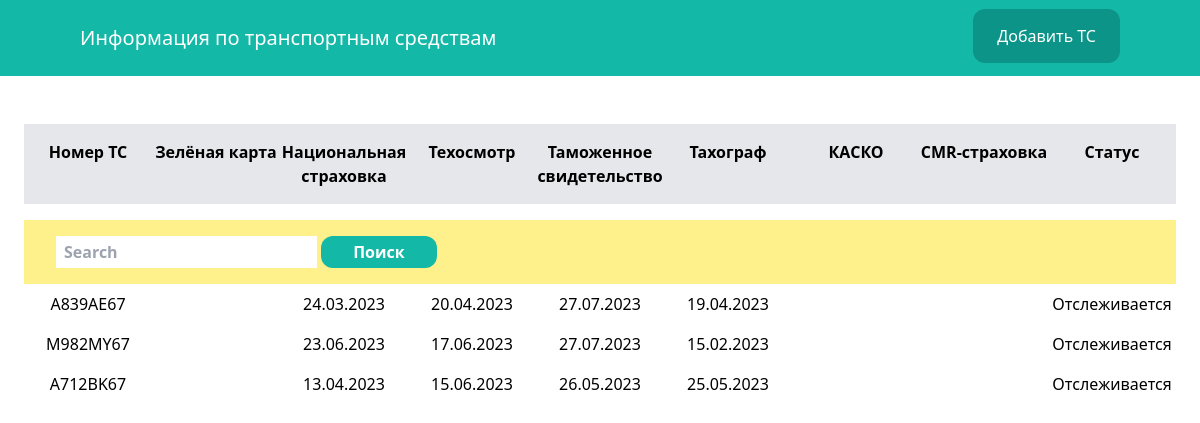
The page /api/ts/ on the database as committed earlier.
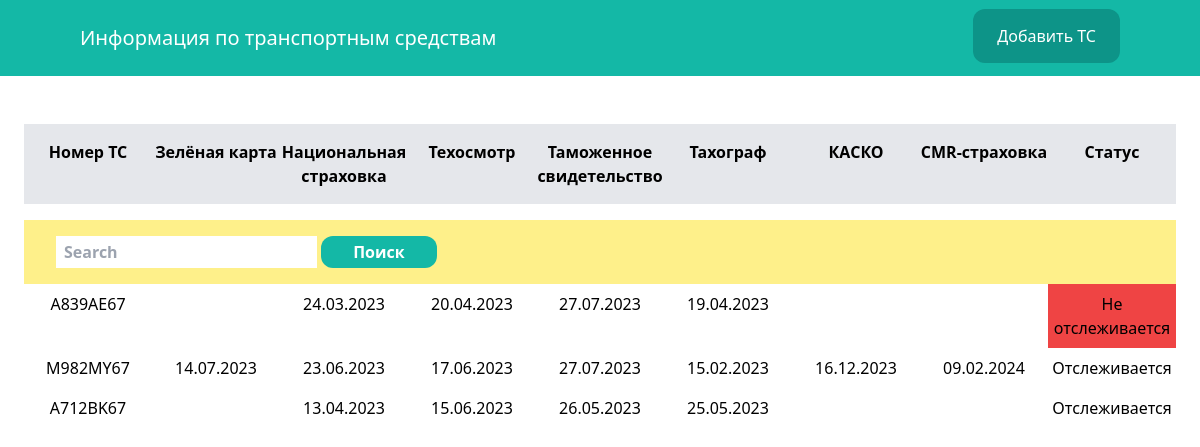
The same page on the database as committed later.
### database/models.py (models this page shows, shortened)
class Car(models.Model):
    number = models.CharField(verbose_name='Номер авто', max_length=10)
    green_card = models.DateField(verbose_name='Зелёнка', blank=True, null=True)
    strahovka = models.DateField(verbose_name='Страховка', blank=True, null=True)
    tehosmotr = models.DateField(verbose_name='Техосмотр', blank=True, null=True)
    tahograf = models.DateField(verbose_name='Тахограф', blank=True, null=True)
    tamogennoye = models.DateField(verbose_name='Таможенное', blank=True, null=True)
    kasko = models.DateField(verbose_name='КАСКО', blank=True, null=True)
    cmr_strahovka = models.DateField(verbose_name='CMR-страховка', blank=True, null=True)
    active = models.BooleanField(verbose_name='Отслеживать?', default=True)
    class Meta:
        verbose_name = 'Транспортное средство'
        verbose_name_plural = 'Транспортные средства'

### database/views.py (the view)
# urls.py: path('ts/', cars, name='cars'),
def cars(request):
    search_by = request.GET.get('search_by')
    query = request.GET.get('query')
    if query:
        if search_by == "number":
            cars = Car.objects.filter(number__icontains=query)
    else:
        cars = Car.objects.all()
    return render(request, 'database/cars.html', {'cars': cars})

### database/templates/database/cars.html (shortened to what this page needs)
{% extends 'database/base.html'%}
{% block content %}
    <div class="mb-4 py-6 px-6">
        {% if cars %}
            <div class="mt-6 flex justify-between">
                <p class="py-4 text-center bg-gray-200 font-semibold w-full">Номер ТС</p>
                <p class="py-4 text-center bg-gray-200 font-semibold w-full">Зелёная карта</p>
                <p class="py-4 text-center bg-gray-200 font-semibold w-full">Национальная страховка</p>
                <p class="py-4 text-center bg-gray-200 font-semibold w-full">Техосмотр</p>
                <p class="py-4 text-center bg-gray-200 font-semibold w-full">Таможенное свидетельство</p>
                <p class="py-4 text-center bg-gray-200 font-semibold w-full">Тахограф</p>
                <p class="py-4 text-center bg-gray-200 font-semibold w-full">КАСКО</p>
                <p class="py-4 text-center bg-gray-200 font-semibold w-full">CMR-страховка</p>
                <p class="py-4 text-center bg-gray-200 font-semibold w-full">Статус</p>
            </div>
            <div class="mt-4 flex justify-between">
                <form class="form-inline py-4 px-8 bg-yellow-200 font-semibold w-full" action="{% url 'cars' %}">
                    <input class="form-control py-1 px-2" type="search" placeholder="Search" aria-label="Search" name="query">
                    <button class="btn btn-success py-1 px-8 bg-teal-500 text-white rounded-xl" type="submit">Поиск</button>
                </form>
            </div>
            {% for car in cars %}
                <div class="flex justify-between">
                    <p class="py-2 text-center w-full">
                        <a href="{% url 'car_edit' car.id %}"> {{ car.number }} </a>
                    </p>
                    <p class="py-2 text-center w-full">{{ car.green_card|date:"d.m.Y" }}</p>
                    <p class="py-2 text-center w-full">{{ car.strahovka|date:"d.m.Y" }}</p>
                    <p class="py-2 text-center w-full">{{ car.tehosmotr|date:"d.m.Y" }}</p>
                    <p class="py-2 text-center w-full">{{ car.tahograf|date:"d.m.Y" }}</p>
                    <p class="py-2 text-center w-full">{{ car.tamogennoye|date:"d.m.Y" }}</p>
                    <p class="py-2 text-center w-full">{{ car.kasko|date:"d.m.Y" }}</p>
                    <p class="py-2 text-center w-full">{{ car.cmr_strahovka|date:"d.m.Y" }}</p>
                    {% if car.active == True %}
                        <p class="py-2 text-center w-full">Отслеживается</p>
                    {% else %}
                        <p class="py-2 text-center bg-red-500 w-full">Не отслеживается</p>
                    {% endif %}
                </div>
            {% endfor %}
        {% else %}
            <p class="mt-6 px-2">There are no cards in the database yet...</p>
        {% endif %}
    </div>
{% endblock %}

Rows that differ between the two databases and show on the page:
changed Car "A839AE67": active "Отслеживается" → "Не отслеживается"
changed Car "M982MY67": green_card (not shown) → "14.07.2023"; kasko (not shown) → "16.12.2023"; cmr_strahovka (not shown) → "09.02.2024"
